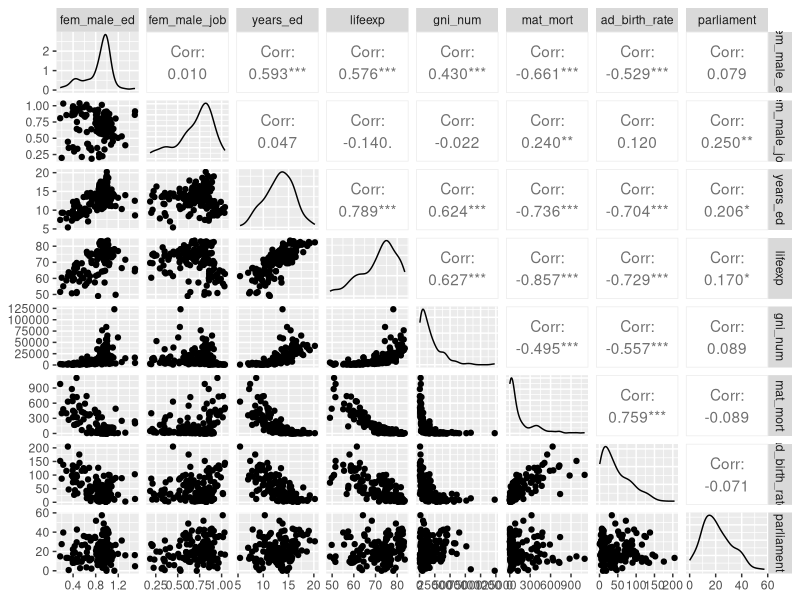

Source code (R): (Note: this script raises an error after producing the figure.)
## ---- chunk 1
humanDev <- read.csv("data/human.csv")
head(humanDev, 2)
library(GGally)
humanDev_numeric <- humanDev[,-1]
head(humanDev_numeric,2)
ggpairs(humanDev_numeric)

## ---- chunk 2
summary(Boston)
Boston_cor <-cor(Boston)
library(corrplot)
corrplot(Boston_cor, method="circle")

library(purrr)
library(tidyr)
library(ggplot2)

Boston %>%
  keep(is.numeric) %>% 
  gather() %>% 
  ggplot(aes(value)) +
    facet_wrap(~ key, scales = "free") +
    geom_histogram()
par(mar=c(1,1,1,1))
pairs(Boston)


## ---- chunk 3
#Standardize boston dataset
boston_scaled <- scale(Boston)
summary(boston_scaled)

#Correct class back to dataframe
class(boston_scaled)#matrix
class(Boston)#data frame

boston_scaled_df <- as.data.frame(boston_scaled)

#Categorical variable of crime
bins <- quantile(boston_scaled_df$crim)
crime <- cut(boston_scaled_df$crim, breaks = bins, include.lowest = TRUE, labels = c("low", "med_low", "med_high", "high"))
table(crime)#We now have groups with quite same number of observations in each

#Remove original crim from the dataset
boston_scaled_df <- dplyr::select(boston_scaled_df, -crim)

# add the new categorical value to scaled data
boston_scaled_df <- data.frame(boston_scaled_df, crime)
colnames(boston_scaled_df)
head(boston_scaled_df,3)

#Divide dataset into train and test
n <- nrow(boston_scaled_df)

ind <- sample(n,  size = n * 0.8)

train_boston <- boston_scaled_df[ind,]
test_boston <- boston_scaled_df[-ind,]

# save the correct classes from test data
correct_classes <- test_boston$crime

# remove the crime variable from test data
test_boston <- dplyr::select(test_boston, -crime)


## ---- chunk 4

lda.boston <- lda(crime ~., data = train_boston)

# the function for lda biplot arrows
lda.arrows <- function(x, myscale = 1, arrow_heads = 0.1, color = "red", tex = 0.75, choices = c(1,2)){
  heads <- coef(x)
  arrows(x0 = 0, y0 = 0, 
         x1 = myscale * heads[,choices[1]], 
         y1 = myscale * heads[,choices[2]], col=color, length = arrow_heads)
  text(myscale * heads[,choices], labels = row.names(heads), 
       cex = tex, col=color, pos=3)
}

# target classes as numeric
classes <- as.numeric(train_boston$crime)

# plot the lda results
plot(lda.boston, dimen = 2, col= classes, pch = classes)
lda.arrows(lda.boston, myscale = 4)


## ---- chunk 5
predictions <- predict(lda.boston, newdata = test_boston)

table(correct = correct_classes, predicted = predictions$class)

library(caret)

confusionMatrix(predictions$class, correct_classes)


## ---- chunk 6
#Calculated distances between suburbs

# euclidean distance matrix
dist_eu <- dist(boston_scaled)
summary(dist_eu)

#Run k-means algorithm on the dataset
km <-kmeans(boston_scaled, centers = 3)

pairs(boston_scaled, col = km$cluster)

#Investigate what is the optimal number of clusters 
set.seed(11)
k_max <- 20

twcss <- sapply(1:k_max, function(k){kmeans(boston_scaled, k)$tot.withinss})
qplot(x = 1:k_max, y = twcss, geom = 'line')

#Run k means again with different number of clusters

km <-kmeans(boston_scaled, centers = 6)

pairs(boston_scaled, col = km$cluster)




